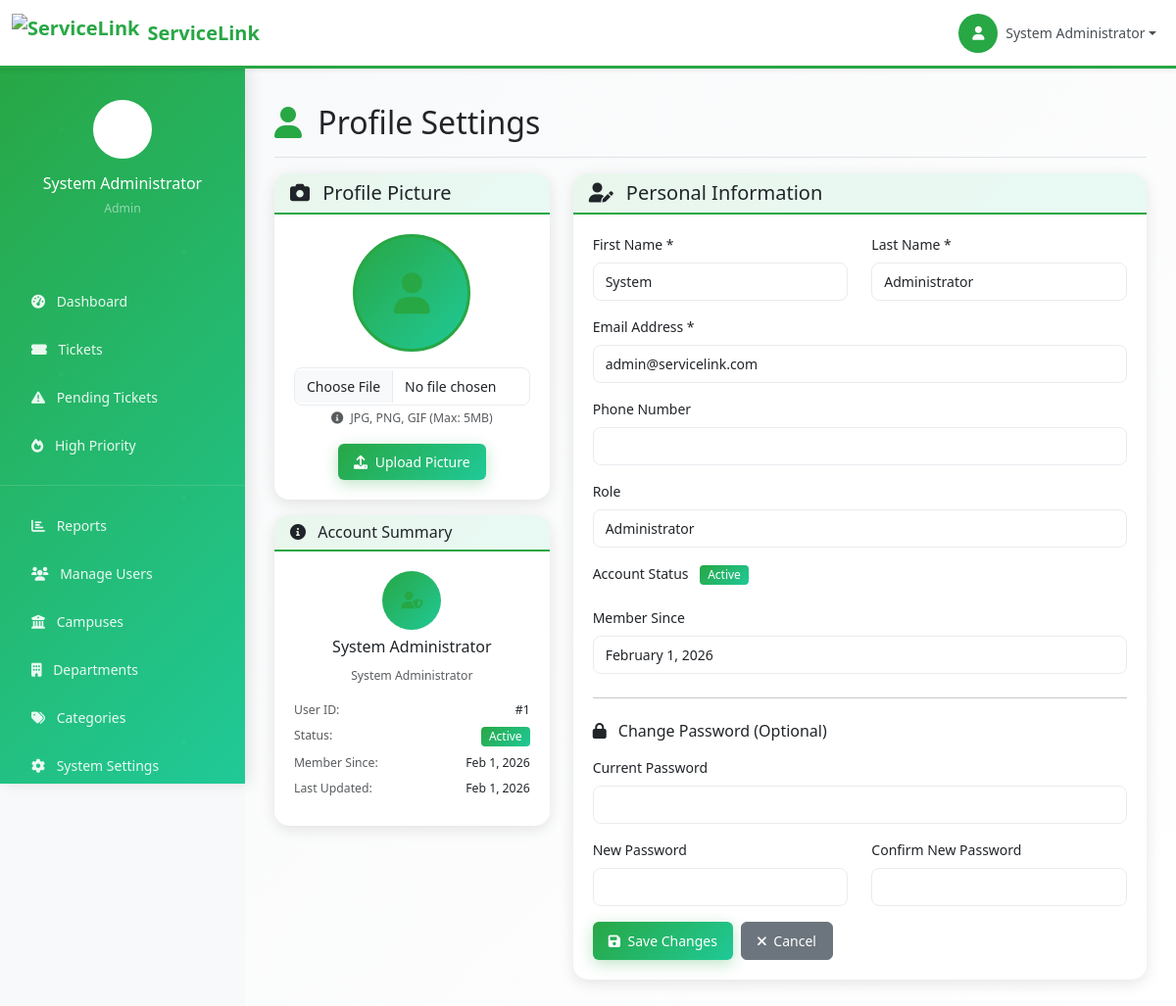
Screenshot of /admin/profile.php (signed in) with the database file from the repository.
### tables this page shows
CREATE TABLE users (
    id INT PRIMARY KEY AUTO_INCREMENT,
    user_number VARCHAR(20) UNIQUE,
    first_name VARCHAR(100) NOT NULL,
    last_name VARCHAR(100) NOT NULL,
    email VARCHAR(255) UNIQUE NOT NULL,
    phone_number VARCHAR(20),
    password_hash VARCHAR(255),
    google_id VARCHAR(255) UNIQUE,
    role ENUM('admin', 'department_admin', 'staff', 'user') DEFAULT 'user',
    department_id INT,
    campus_id INT,
    year_level ENUM('1st Year', '2nd Year', '3rd Year', '4th Year', '5th Year', 'Graduate', 'Faculty', 'Staff') DEFAULT '1st Year',
    profile_picture VARCHAR(255),
    is_active BOOLEAN DEFAULT TRUE,
    email_verified BOOLEAN DEFAULT FALSE,
    created_at TIMESTAMP DEFAULT CURRENT_TIMESTAMP,
    updated_at TIMESTAMP DEFAULT CURRENT_TIMESTAMP ON UPDATE CURRENT_TIMESTAMP,
    INDEX idx_email (email),
    INDEX idx_user_number (user_number),
    INDEX idx_role (role),
    INDEX idx_department (department_id),
    INDEX idx_campus (campus_id)
);

### admin/profile.php (the view, shortened to what this page needs)
<?php
require_once '../config/database.php';
$user_id = $_SESSION['user_id'];
$user_data = [];
try {
    $stmt = $pdo->prepare("
        SELECT u.*, d.name as department_name, c.name as campus_name
        FROM users u
        LEFT JOIN departments d ON u.department_id = d.id
        LEFT JOIN campuses c ON u.campus_id = c.id
        WHERE u.id = ?
    ");
    $stmt->execute([$user_id]);
    $user_data = $stmt->fetch();
} catch (PDOException $e) {
    $error = "Error loading profile data: " . $e->getMessage();
}
?>
<!DOCTYPE html>
<html lang="en">
<head>
    <link href="https://cdn.jsdelivr.net/npm/bootstrap@5.3.0/dist/css/bootstrap.min.css" rel="stylesheet">
    <link href="https://cdnjs.cloudflare.com/ajax/libs/font-awesome/6.0.0/css/all.min.css" rel="stylesheet">
    <link href="../assets/css/style.css" rel="stylesheet">
</head>
<body>
    <?php include '../includes/top_nav.php'; ?>
    <div class="container-fluid p-0">
        <?php include '../includes/sidebar.php'; ?>
        <main class="dashboard-content">
            <div class="d-flex justify-content-between flex-wrap flex-md-nowrap align-items-center pt-3 pb-2 mb-3 border-bottom">
                <h1 class="h2">
                    <i class="fas fa-user text-success me-2"></i>
                    Profile Settings
                </h1>
            </div>
            <div class="row">
                <div class="col-md-4 mb-4">
                    <div class="card">
                        <div class="card-header">
                            <h5 class="mb-0">
                                <i class="fas fa-camera me-2"></i>
                                Profile Picture
                            </h5>
                        </div>
                        <div class="card-body text-center">
                            <form method="POST" enctype="multipart/form-data" id="profilePictureForm">
                                <div class="mb-3">
                                    <?php if (isset($user_data['profile_picture']) && $user_data['profile_picture']): ?>
                                        <img src="../<?php echo htmlspecialchars($user_data['profile_picture']); ?>"
                                             alt="Profile Picture" class="rounded-circle border border-3 border-success"
                                             style="width: 120px; height: 120px; object-fit: cover;" id="currentProfilePic">
                                    <?php else: ?>
                                        <div class="bg-success bg-opacity-10 rounded-circle d-inline-flex align-items-center justify-content-center border border-3 border-success"
                                             style="width: 120px; height: 120px;" id="defaultProfilePic">
                                            <i class="fas fa-user fa-3x text-success"></i>
                                        </div>
                                    <?php endif; ?>
                                </div>
                                <div class="mb-3">
                                    <input type="file" class="form-control" id="profile_picture" name="profile_picture"
                                           accept="image/jpeg,image/jpg,image/png,image/gif">
                                    <div class="form-text">
                                        <i class="fas fa-info-circle me-1"></i>
                                        JPG, PNG, GIF (Max: 5MB)
                                    </div>
                                </div>
                                <button type="submit" class="btn btn-success">
                                    <i class="fas fa-upload me-1"></i>
                                    Upload Picture
                                </button>
                            </form>
                        </div>
                    </div>
                    <div class="card mt-3">
                        <div class="card-header">
                            <h6 class="mb-0">
                                <i class="fas fa-info-circle me-2"></i>
                                Account Summary
                            </h6>
                        </div>
                        <div class="card-body">
                            <div class="text-center mb-3">
                                <?php if ($user_data['profile_picture']): ?>
                                    <img src="../<?php echo htmlspecialchars($user_data['profile_picture']); ?>"
                                         alt="Profile Picture" class="rounded-circle"
                                         style="width: 60px; height: 60px; object-fit: cover;">
                                <?php else: ?>
                                    <div class="bg-success bg-opacity-10 rounded-circle d-inline-flex align-items-center justify-content-center"
                                         style="width: 60px; height: 60px;">
                                    </div>
                                <?php endif; ?>
                                <div class="mt-2">
                                    <h6><?php echo htmlspecialchars($user_data['first_name'] . ' ' . $user_data['last_name']); ?></h6>
                                    <small class="text-muted">System Administrator</small>
                                </div>
                            </div>
                            <div class="small">
                                <div class="d-flex justify-content-between mb-2">
                                    <span class="text-muted">User ID:</span>
                                    <span>#<?php echo $user_data['id']; ?></span>
                                </div>
                                <div class="d-flex justify-content-between mb-2">
                                    <span class="text-muted">Status:</span>
                                    <span class="badge bg-success">Active</span>
                                </div>
                                <div class="d-flex justify-content-between mb-2">
                                    <span class="text-muted">Member Since:</span>
                                    <span><?php echo date('M j, Y', strtotime($user_data['created_at'] ?? '')); ?></span>
                                </div>
                                <div class="d-flex justify-content-between mb-2">
                                    <span class="text-muted">Last Updated:</span>
                                    <span><?php echo $user_data['updated_at'] ? date('M j, Y', strtotime($user_data['updated_at'])) : 'Never'; ?></span>
                                </div>
                            </div>
                        </div>
                    </div>
                </div>
                <div class="col-md-8">
                    <div class="card">
                        <div class="card-header">
                            <h5 class="mb-0">
                                <i class="fas fa-user-edit me-2"></i>
                                Personal Information
                            </h5>
                        </div>
                        <div class="card-body">
                            <form method="POST" id="profileInfoForm">
                                <div class="row">
                                    <div class="col-md-6">
                                        <div class="mb-3">
                                            <label for="first_name" class="form-label">First Name *</label>
                                            <input type="text" class="form-control" id="first_name" name="first_name"
                                                   value="<?php echo htmlspecialchars($user_data['first_name'] ?? ''); ?>" required>
                                        </div>
                                    </div>
                                    <div class="col-md-6">
                                        <div class="mb-3">
                                            <label for="last_name" class="form-label">Last Name *</label>
                                            <input type="text" class="form-control" id="last_name" name="last_name"
                                                   value="<?php echo htmlspecialchars($user_data['last_name'] ?? ''); ?>" required>
                                        </div>
                                    </div>
                                </div>
                                <div class="mb-3">
                                    <label for="email" class="form-label">Email Address *</label>
                                    <input type="email" class="form-control" id="email" name="email"
                                           value="<?php echo htmlspecialchars($user_data['email'] ?? ''); ?>" required>
                                </div>
                                <div class="mb-3">
                                    <label for="phone" class="form-label">Phone Number</label>
                                    <input type="tel" class="form-control" id="phone" name="phone"
                                           value="<?php echo htmlspecialchars($user_data['phone_number'] ?? ''); ?>">
                                </div>
                                <div class="mb-3">
                                    <label class="form-label">Role</label>
                                    <input type="text" class="form-control" value="Administrator" readonly>
                                </div>
                                <div class="mb-3">
                                    <label class="form-label">Account Status</label>
                                    <span class="badge bg-success ms-2">Active</span>
                                </div>
                                <div class="mb-3">
                                    <label class="form-label">Member Since</label>
                                    <input type="text" class="form-control"
                                           value="<?php echo date('F j, Y', strtotime($user_data['created_at'] ?? '')); ?>" readonly>
                                </div>
                                <hr class="my-4">
                                <h6 class="mb-3">
                                    <i class="fas fa-lock me-2"></i>
                                    Change Password (Optional)
                                </h6>
                                <div class="mb-3">
                                    <label for="current_password" class="form-label">Current Password</label>
                                    <input type="password" class="form-control" id="current_password" name="current_password">
                                </div>
                                <div class="row">
                                    <div class="col-md-6">
                                        <div class="mb-3">
                                            <label for="new_password" class="form-label">New Password</label>
                                            <input type="password" class="form-control" id="new_password" name="new_password">
                                        </div>
                                    </div>
                                    <div class="col-md-6">
                                        <div class="mb-3">
                                            <label for="confirm_password" class="form-label">Confirm New Password</label>
                                            <input type="password" class="form-control" id="confirm_password" name="confirm_password">
                                        </div>
                                    </div>
                                </div>
                                <div class="d-flex gap-2">
                                    <button type="submit" class="btn btn-success">
                                        <i class="fas fa-save me-1"></i>
                                        Save Changes
                                    </button>
                                    <a href="dashboard.php" class="btn btn-secondary">
                                        <i class="fas fa-times me-1"></i>
                                        Cancel
                                    </a>
                                </div>
                            </form>
                        </div>
                    </div>
                </div>
            </div>
        </main>
    </div>
</body>
</html>

### assets/css/style.css (style rules this page uses)
:root { --primary-green: #28a745; --primary-green-dark: #1e7e34; --primary-green-light: #34ce57; --secondary-green: #20c997; --light-green: #d4edda; --dark-green: #155724; --success-gradient: linear-gradient(135deg, #28a745 0%, #20c997 100%); --success-gradient-hover: linear-gradient(135deg, #1e7e34 0%, #17a2b8 100%); }
body { font-family: 'Segoe UI', Tahoma, Geneva, Verdana, sans-serif; line-height: 1.5; background-color: #f8f9fa; font-size: 14px; }
.card { transition: all 0.3s ease; border: none; box-shadow: 0 4px 15px rgba(0,0,0,0.1); border-radius: 15px; overflow: hidden; }
.card-header { background: linear-gradient(135deg, rgba(40, 167, 69, 0.1) 0%, rgba(32, 201, 151, 0.1) 100%); border-bottom: 2px solid var(--primary-green); }
.btn { border-radius: 6px; font-weight: 500; padding: 8px 16px; transition: all 0.3s ease; position: relative; overflow: hidden; font-size: 14px; }
.btn::before { content: ''; position: absolute; top: 0; left: -100%; width: 100%; height: 100%; background: linear-gradient(90deg, transparent, rgba(255,255,255,0.2), transparent); transition: left 0.5s; }
.btn-success { background: var(--success-gradient); border: none; box-shadow: 0 4px 15px rgba(40, 167, 69, 0.3); }
.form-control { border-radius: 8px; border: 1px solid #e9ecef; padding: 8px 12px; transition: all 0.3s ease; font-size: 14px; }
.dashboard-content { background: linear-gradient(135deg, #f8f9fa 0%, #ffffff 100%); min-height: 100vh; }
@media (min-width: 769px) { .dashboard-content { margin-left: 250px; padding-top: 90px; padding-left: 30px; padding-right: 30px; padding-bottom: 30px; } }
.card-body { padding: 1.25rem; }
.badge { padding: 4px 8px; border-radius: 4px; font-weight: 500; font-size: 12px; }
.bg-success { background: var(--success-gradient) !important; }
.text-success { color: var(--primary-green) !important; }
.border-success { border-color: var(--primary-green) !important; }

### includes/sidebar.php (style rules this page uses)
@media (min-width: 769px) { .dashboard-content { margin-left: 250px !important; padding-top: 90px !important; padding-left: 30px !important; padding-right: 30px !important; padding-bottom: 30px !important; } }

### rows the page displays
users: first_name+last_name "System Administrator", id "1", created_at "Feb 1, 2026", updated_at "Feb 1, 2026", first_name "System", last_name "Administrator", email "admin@servicelink.com", created_at "February 1, 2026"

### other values shown
$_SESSION['user_name'] "System Administrator"
str_replace('_', ' ', $_SESSION['user_role']) "Admin"
